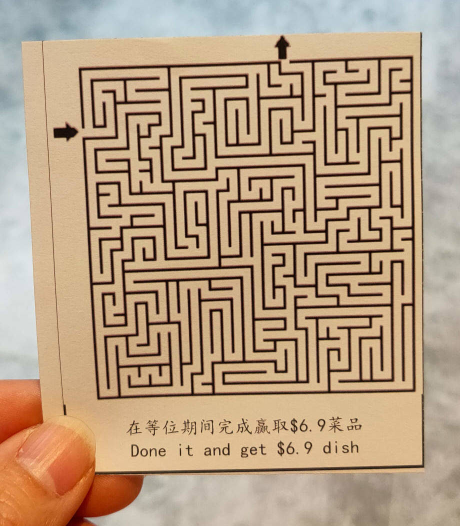
#> input picture mazes/maze.png, 920 x 1052 px (shown at 1/2 size)
$ python opencv_bfs.py
#> lines starting #> are read from the running program, lines starting #| are printed output that depends on the picture; after the words box and inside, x2 and y2 are one past the last pixel; in counts of white or black regions, pixels touching at a corner belong together
from time import sleep
import cv2 as cv
from threading import Thread


class Point:

    def __init__(self, x=0, y=0):
        self.x = x
        self.y = y

    def __add__(self, other):
        return Point(self.x + other.x, self.y + other.y)

    def __str__(self):
        return "({},{})".format(self.x, self.y)

    def __eq__(self, other):
        return self.x == other.x and self.y == other.y

    def in_bounds(self, height, width):
        return 0 <= self.x < width and 0 <= self.y < height

    # [62 lines left out: functions children, solve, mouse_event, not called in this run]


def display():
    global img
    cv.imshow('Maze', img)
    cv.setMouseCallback('Maze', mouse_event)
    while True:
        cv.imshow('Maze', img)
        cv.waitKey(15)


px = 3  # thickness of answer line in pixels
radius = 5  # radius of start and end points
p = 0  # how many points were added
start = Point()
end = Point()

img = cv.imread('mazes/maze.png', cv.IMREAD_GRAYSCALE)
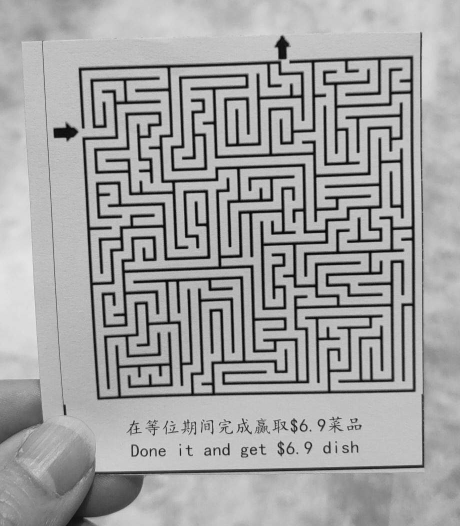
#> img: shape (1052, 920) (shown at 1/2 size); min 0, max 236, mean 162.4
ret, img = cv.threshold(img, 150, 255, cv.THRESH_BINARY)
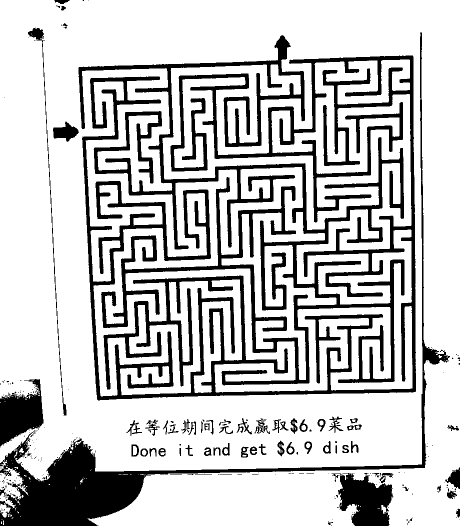
#> img: shape (1052, 920) (shown at 1/2 size); 77.6% white; 258 black regions (186 under 20 px), largest, box (x1, y1, x2, y2) and area: (164, 111, 832, 801) 86703, (157, 70, 809, 771) 64936, (0, 64, 900, 1052) 38295
img = cv.cvtColor(img, cv.COLOR_GRAY2BGR)
# img = cv.resize(img, (0, 0), fx=0.2, fy=0.2)
h, w = img.shape[:2]
#> h = 1052; w = 920

t = Thread(target=display, daemon=True)
t.start()

print('Enter start and end points')

#> (the run stopped early here; a loop or call above may not have finished)
